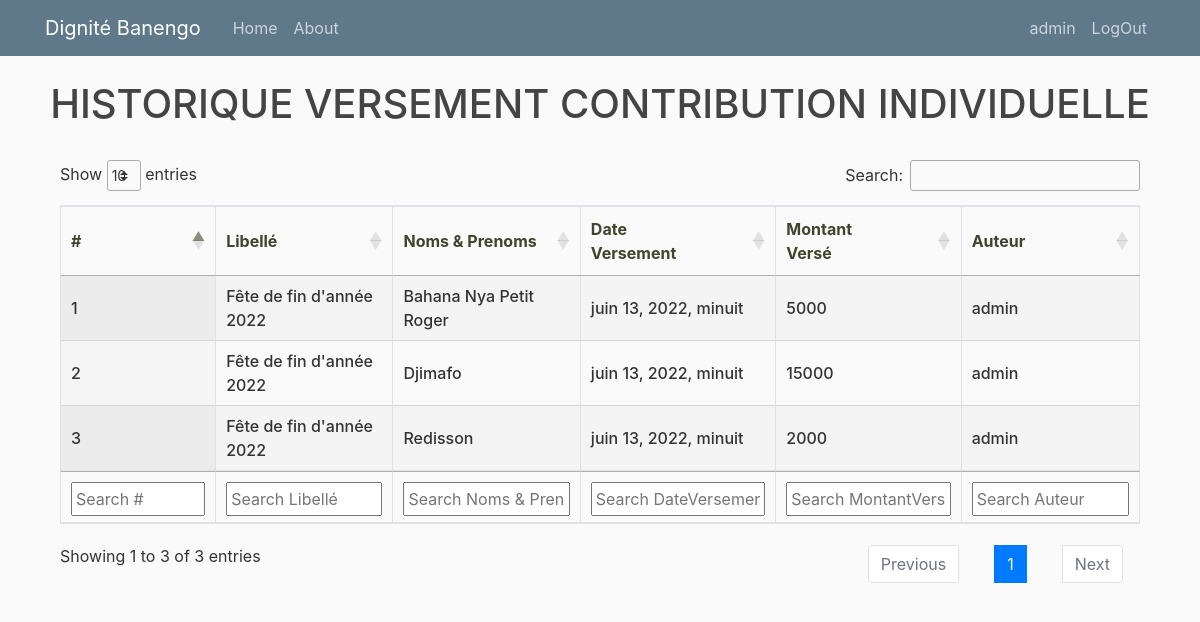
Page /historique-contrib-individuelle/ (signed in) on the committed database.
### tontine/models.py (models this page shows, shortened)
class VersementContributionIndividuelle(models.Model):
    contrib_ind = models.ForeignKey(ContributionIndividuelle, on_delete=models.CASCADE)
    date_versement =models.DateTimeField()
    montant = models.PositiveIntegerField()
    created = models.DateTimeField(auto_now_add=True)
    updated = models.DateTimeField(auto_now=True)
    author= models.ForeignKey(User, on_delete=models.SET_NULL, blank=True, null=True)

class ContributionIndividuelle(models.Model):
    motif = models.ForeignKey(LibelleContribution, on_delete=models.CASCADE)
    membre = models.ForeignKey(Membre, on_delete=models.CASCADE)
    reglement = models.PositiveIntegerField(default=0)
    updated = models.DateTimeField(auto_now=True)
    created = models.DateTimeField(auto_now_add=True)
    author= models.ForeignKey(User, on_delete=models.SET_NULL, blank=True, null=True)

class LibelleContribution(models.Model):
    libelle = models.CharField(max_length=255, unique=True)
    date = models.DateTimeField()
    minimum = models.PositiveIntegerField(default=0)
    created = models.DateTimeField(auto_now_add=True)
    updated = models.DateTimeField(auto_now=True)
    author= models.ForeignKey(User, on_delete=models.SET_NULL, blank=True, null=True)

class Membre(models.Model):
    user = models.OneToOneField(User, on_delete=models.CASCADE)
    nom = models.CharField(max_length=100, unique=True)
    matricule = models.CharField(max_length=8, unique=True)
    telephone = models.CharField(max_length=10, blank=True, null=True)
    qualite = models.CharField(max_length=100, blank=True, null=True)
    profession = models.CharField(max_length=100, blank=True, null=True)
    sexe = models.CharField(choices=SEXE_CHOICES, max_length=1)
    date_naissance = models.DateField(blank=True, null=True)
    date_adhesion = models.DateField()
    created = models.DateTimeField(auto_now_add=True)
    updated = models.DateTimeField(auto_now=True)
    cotisation = models.ForeignKey(MontantCotisation, on_delete=models.CASCADE)
    presence = models.ForeignKey(MontantPresence, on_delete=models.CASCADE)
    agape = models.ForeignKey(MontantAgape, on_delete=models.CASCADE)
    bank = models.ForeignKey(MontantBank, on_delete=models.SET_NULL, blank=True, null=True)
    bank_bool = models.BooleanField(default=False)
    cotisation_bool = models.BooleanField(default=False)
    presence_bool = models.BooleanField(default=True)
    total_impaye = models.IntegerField(default=0)
    total_seance = models.IntegerField(default=0)
    total_consigne = models.IntegerField(default=0)
    reserve = models.IntegerField(default=0)

### tontine/views.py (the view)
# urls.py: path('historique-contrib-individuelle/', views.history_contrib_ind, name='history_contrib_ind'),
@login_required
def history_contrib_ind(request):
    if request.user.is_staff:
        contribs = VersementContributionIndividuelle.objects.all()
    else:
        try:
            m=request.user.membre
            contribs = VersementContributionIndividuelle.objects.filter(contrib_ind__membre = m)
        except Exception as e:
            contribs = []
    context = {'contribs': contribs}
    return render(request, "tontine/contribhistory.html", context)

### tontine/templates/tontine/contribhistory.html (shortened to what this page needs)
{% extends "tontine/base2.html" %}
{% load crispy_forms_tags %}
{% block content %}
<h1 style="text-align: center;">HISTORIQUE VERSEMENT CONTRIBUTION INDIVIDUELLE</h1>
<br>
<div class="container">
    <table id="example" class="stripe row-border order-column table-bordered" style="width:100%">
        <thead>
            <tr>
                <th>#</th>
                <th>Libellé</th>
                <th>Noms & Prenoms</th>
                <th>Date<br>Versement</th>
                <th>Montant<br>Versé</th>
                <th>Auteur</th>
            </tr>
        </thead>
        <tbody>
            {% for data in contribs %}
                <tr>
                    <td>{{ forloop.counter }}</td>
                    <td>{{data.contrib_ind.motif.libelle}}</td>
                    <td>{{data.contrib_ind.membre.nom}}</td>
                    <td>{{data.date_versement}}</td>
                    <td>{{data.montant}}</td>
                    <td>{{ data.author}}</td>
                </tr>
                {% endfor %}
        </tbody>
        <tfoot>
            <tr>
                <th>#</th>
                <th>Libellé</th>
                <th>Noms & Prenoms</th>
                <th>Date<br>Remboursement</th>
                <th>Montant</th>
                <th>Auteur</th>
            </tr>
        </tfoot>
    </table>
</div>
{% endblock %}

### tontine/templates/tontine/base2.html (shortened to what this page needs)
{% load static %}
<!DOCTYPE html>
<html>
<head>
    <link rel="stylesheet" href="https://maxcdn.bootstrapcdn.com/bootstrap/4.0.0/css/bootstrap.min.css">
    <link rel="stylesheet" type="text/css" href="https://cdnjs.cloudflare.com/ajax/libs/twitter-bootstrap/4.5.2/css/bootstrap.css">
    <link rel="stylesheet" type="text/css" href="https://cdn.datatables.net/1.12.1/css/dataTables.bootstrap4.min.css">
    <link rel="stylesheet" type="text/css" href="https://cdn.datatables.net/1.12.1/css/jquery.dataTables.min.css">
    <link rel="stylesheet" type="text/css" href="https://cdn.datatables.net/buttons/2.2.3/css/buttons.dataTables.min.css">
    <link rel="stylesheet" type="text/css" href="{% static 'css/main.css' %}">
</head>
<body>
  <header class="site-header">
    <nav class="navbar navbar-expand-md navbar-dark bg-steel fixed-top">
      <div class="container">
        <a class="navbar-brand mr-4" href="{% url 'home' %}">Dignité Banengo</a>
        <div class="collapse navbar-collapse" id="navbarToggle">
          <div class="navbar-nav mr-auto">
            <a class="nav-item nav-link" href="{% url 'home' %}">Home</a>
            <a class="nav-item nav-link" href="{% url 'about' %}">About</a>
          </div>
          <div class="navbar-nav">
            {% if user.is_authenticated %}
        <a class="nav-item nav-link" href="{% url 'profile' %}">{{ request.user.username }}</a>
        <a class="nav-item nav-link" href="{% url 'logout' %}">LogOut</a>
        {% else %}
        <a class="nav-item nav-link" href="{% url 'login' %}">Login</a>
        <a class="nav-item nav-link" href="{% url 'inscription' %}">Register</a>
        {% endif %}
          </div>
        </div>
      </div>
    </nav>
  </header>
  <main role="main" class="container">
    <div class="row">
      <div class="col-md-12">
        {% block content %}{% endblock %}
      </div>
    </div>
    <br>
    <br>
    <br>
    <br>
    <br>
    <br>
  </main>
</body>
</html>

### static/css/main.css (style rules this page uses)
body { background: #fafafa; color: #333333; margin-top: 5rem; }
h1, h2, h3, h4, h5, h6 { color: #444444; }
.bg-steel { background-color: #5f788a; }
.site-header .navbar-nav .nav-link { color: #cbd5db; }

### tontine/templates/tontine/contribhistory.html (style rules this page uses)
th { color: #3f452b; font-weight: bold; }
td { font-weight: 490; }

### rows in the picture
VersementContributionIndividuelle: contrib_ind.motif.libelle "Fête de fin d'année 2022", contrib_ind.membre.nom "Bahana Nya Petit Roger", date_versement "juin 13, 2022, minuit", montant "5000", author "admin"
VersementContributionIndividuelle: contrib_ind.motif.libelle "Fête de fin d'année 2022", contrib_ind.membre.nom "Djimafo", date_versement "juin 13, 2022, minuit", montant "15000", author "admin"
VersementContributionIndividuelle: contrib_ind.motif.libelle "Fête de fin d'année 2022", contrib_ind.membre.nom "Redisson", date_versement "juin 13, 2022, minuit", montant "2000", author "admin"

### other values in the picture
{{ request.user.username }} "admin"
